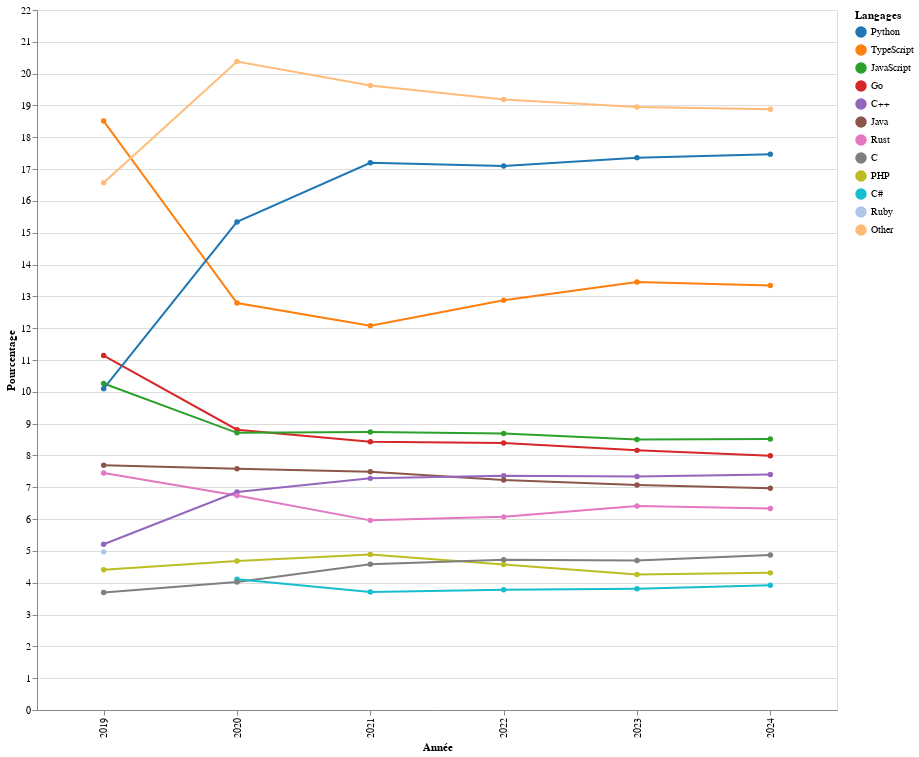

Source (notebook cell):
### Markdown cell above
## Draw a line chart representing the evolution of the languages over the years

- This plot will represent the evolution of the use of the different languages over the years.
- The languages that are less than 1% of the total will be grouped as Others.
- The percentage of each language will be represented on the y-axis and the year on the x-axis.

### Code cell
'''
The idea is to create a line chart using Altair.
To do so it is needed to regroup the different dataframes into a single one with a structure of year,language,percentage
'''

data = []

# The loop below will create a dictionary with the year, language and percentage for each year
# And then append it to the data list to later create a dataframe
for year, df in resulting_repartition:
    top_10 = df.head(10)
    others = df.iloc[10:]

    for _, row in top_10.iterrows():
        data.append({
            'Year': year,
            'Language': row['Language'],
            'Percentage': row['Percentage']
        })

    other_pct = others['Percentage'].sum()
    data.append({
        'Year': year,
        'Language': 'Other',
        'Percentage': other_pct
    })

resulting_df = pd.DataFrame(data)
resulting_df2= resulting_df[resulting_df['Language'] != 'Other'].copy()

order_2024 = resulting_df2[resulting_df2['Year'] == 2024].sort_values(by='Percentage', ascending=False)['Language'].tolist()
order_2024.append('Autres')

# Random color palette generated thanks to AI.
color_palette = [
    '#1f77b4', '#ff7f0e', '#2ca02c', '#d62728', '#9467bd',
    '#8c564b', '#e377c2', '#7f7f7f', '#bcbd22', '#17becf',
    '#aec7e8', '#ffbb78', '#98df8a', '#ff9896', '#c5b0d5',
    '#c49c94', '#f7b6d2', '#c7c7c7', '#dbdb8d', '#9edae5'
]

'''
This part is used to create the line chart with Altair
'''
chart = alt.Chart(resulting_df).mark_line(point=True).encode(
    x=alt.X('Year:O', title="Année"),
    y=alt.Y('Percentage:Q', title="Pourcentage", scale=alt.Scale(domain=[0,22])),
    color=alt.Color('Language:N', title="Langages", sort=order_2024,  scale=alt.Scale(range=color_palette)),
    tooltip=["Year", "Language", "Percentage"]
).properties(
    width=800,
    height=700,
).interactive()

chart.show()
chart.save('../out/charts/langages.png')

### Figure 1 — Vega-Lite specification as saved in the notebook (floating-point values rounded to 4 significant figures)
{"config": {"view": {"continuousWidth": 300, "continuousHeight": 300}}, "data": {"name": "data-2cc81cceedb4a9449543aebd7371ac35"}, "mark": {"type": "line", "point": true}, "encoding": {"color": {"field": "Language", "scale": {"range": ["#1f77b4", "#ff7f0e", "#2ca02c", "#d62728", "#9467bd", "#8c564b", "#e377c2", "#7f7f7f", "#bcbd22", "#17becf", "#aec7e8", "#ffbb78", "#98df8a", "#ff9896", "#c5b0d5", "#c49c94", "#f7b6d2", "#c7c7c7", "#dbdb8d", "#9edae5"]}, "sort": ["Python", "TypeScript", "JavaScript", "Go", "C++", "Java", "Rust", "C", "PHP", "C#", "Autres"], "title": "Langages", "type": "nominal"}, "tooltip": [{"field": "Year", "type": "quantitative"}, {"field": "Language", "type": "nominal"}, {"field": "Percentage", "type": "quantitative"}], "x": {"field": "Year", "title": "Année", "type": "ordinal"}, "y": {"field": "Percentage", "scale": {"domain": [0, 22]}, "title": "Pourcentage", "type": "quantitative"}}, "height": 700, "params": [{"name": "param_59", "select": {"type": "interval", "encodings": ["x", "y"]}, "bind": "scales"}], "width": 800, "$schema": "https://vega.github.io/schema/vega-lite/v5.20.1.json", "datasets": {"data-2cc81cceedb4a9449543aebd7371ac35": [{"Year": 2019, "Language": "TypeScript", "Percentage": 18.51}, {"Year": 2019, "Language": "Go", "Percentage": 11.14}, {"Year": 2019, "Language": "JavaScript", "Percentage": 10.26}, {"Year": 2019, "Language": "Python", "Percentage": 10.1}, {"Year": 2019, "Language": "Java", "Percentage": 7.69}, {"Year": 2019, "Language": "Rust", "Percentage": 7.45}, {"Year": 2019, "Language": "C++", "Percentage": 5.21}, {"Year": 2019, "Language": "Ruby", "Percentage": 4.97}, {"Year": 2019, "Language": "PHP", "Percentage": 4.41}, {"Year": 2019, "Language": "C", "Percentage": 3.69}, {"Year": 2019, "Language": "Other", "Percentage": 16.57}, {"Year": 2020, "Language": "Python", "Percentage": 15.34}, {"Year": 2020, "Language": "TypeScript", "Percentage": 12.79}, {"Year": 2020, "Language": "Go", "Percentage": 8.81}, {"Year": 2020, "Language": "JavaScript", "Percentage": 8.71}, {"Year": 2020, "Language": "Java", "Percentage": 7.58}, {"Year": 2020, "Language": "C++", "Percentage": 6.85}, {"Year": 2020, "Language": "Rust", "Percentage": 6.74}, {"Year": 2020, "Language": "PHP", "Percentage": 4.68}, {"Year": 2020, "Language": "C#", "Percentage": 4.11}, {"Year": 2020, "Language": "C", "Percentage": 4.02}, {"Year": 2020, "Language": "Other", "Percentage": 20.38}, {"Year": 2021, "Language": "Python", "Percentage": 17.2}, {"Year": 2021, "Language": "TypeScript", "Percentage": 12.08}, {"Year": 2021, "Language": "JavaScript", "Percentage": 8.74}, {"Year": 2021, "Language": "Go", "Percentage": 8.43}, {"Year": 2021, "Language": "Java", "Percentage": 7.49}, {"Year": 2021, "Language": "C++", "Percentage": 7.28}, {"Year": 2021, "Language": "Rust", "Percentage": 5.96}, {"Year": 2021, "Language": "PHP", "Percentage": 4.89}, {"Year": 2021, "Language": "C", "Percentage": 4.58}, {"Year": 2021, "Language": "C#", "Percentage": 3.71}, {"Year": 2021, "Language": "Other", "Percentage": 19.63}, {"Year": 2022, "Language": "Python", "Percentage": 17.1}, {"Year": 2022, "Language": "TypeScript", "Percentage": 12.88}, {"Year": 2022, "Language": "JavaScript", "Percentage": 8.69}, {"Year": 2022, "Language": "Go", "Percentage": 8.39}, {"Year": 2022, "Language": "C++", "Percentage": 7.36}, {"Year": 2022, "Language": "Java", "Percentage": 7.23}, {"Year": 2022, "Language": "Rust", "Percentage": 6.07}, {"Year": 2022, "Language": "C", "Percentage": 4.72}, {"Year": 2022, "Language": "PHP", "Percentage": 4.57}, {"Year": 2022, "Language": "C#", "Percentage": 3.78}, {"Year": 2022, "Language": "Other", "Percentage": 19.19}, {"Year": 2023, "Language": "Python", "Percentage": 17.36}, {"Year": 2023, "Language": "TypeScript", "Percentage": 13.45}, {"Year": 2023, "Language": "JavaScript", "Percentage": 8.5}, {"Year": 2023, "Language": "Go", "Percentage": 8.16}, {"Year": 2023, "Language": "C++", "Percentage": 7.34}, {"Year": 2023, "Language": "Java", "Percentage": 7.07}, {"Year": 2023, "Language": "Rust", "Percentage": 6.41}, {"Year": 2023, "Language": "C", "Percentage": 4.7}, {"Year": 2023, "Language": "PHP", "Percentage": 4.26}, {"Year": 2023, "Language": "C#", "Percentage": 3.81}, {"Year": 2023, "Language": "Other", "Percentage": 18.95}, {"Year": 2024, "Language": "Python", "Percentage": 17.47}, {"Year": 2024, "Language": "TypeScript", "Percentage": 13.34}, {"Year": 2024, "Language": "JavaScript", "Percentage": 8.52}, {"Year": 2024, "Language": "Go", "Percentage": 7.99}, {"Year": 2024, "Language": "C++", "Percentage": 7.4}, {"Year": 2024, "Language": "Java", "Percentage": 6.97}, {"Year": 2024, "Language": "Rust", "Percentage": 6.33}, {"Year": 2024, "Language": "C", "Percentage": 4.87}, {"Year": 2024, "Language": "PHP", "Percentage": 4.31}, {"Year": 2024, "Language": "C#", "Percentage": 3.92}, {"Year": 2024, "Language": "Other", "Percentage": 18.88}]}}
